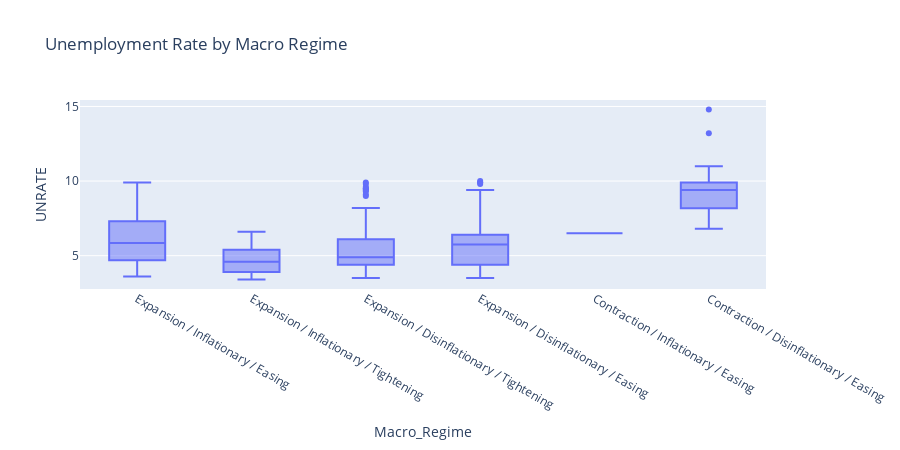

The notebook cell saved with this chart:
### Code cell
# Distribution by Regime (Example: Unemployment)

fig = px.box(
    df,
    x="Macro_Regime",
    y="UNRATE",
    points="outliers",
    title="Unemployment Rate by Macro Regime",
    height=450
)

fig.show()

### Figure 1 — Plotly figure (JSON) as saved in the notebook; plotly's stock layout.template omitted (floating-point values rounded to 4 significant figures; data arrays with more than 128 entries replaced by an {"elided": "..."} marker saying what was removed)
{"data": [{"alignmentgroup": "True", "boxpoints": "outliers", "hovertemplate": "Macro_Regime=%{x}<br>UNRATE=%{y}<extra></extra>", "legendgroup": "", "marker": {"color": "#636efa"}, "name": "", "notched": false, "offsetgroup": "", "orientation": "v", "showlegend": false, "type": "box", "x": {"elided": "419 str values"}, "x0": " ", "xaxis": "x", "y": {"elided": "419 float values"}, "y0": " ", "yaxis": "y"}], "layout": {"boxmode": "group", "height": 450, "legend": {"tracegroupgap": 0}, "title": {"text": "Unemployment Rate by Macro Regime"}, "xaxis": {"anchor": "y", "domain": [0, 1], "title": {"text": "Macro_Regime"}}, "yaxis": {"anchor": "x", "domain": [0, 1], "title": {"text": "UNRATE"}}}}
